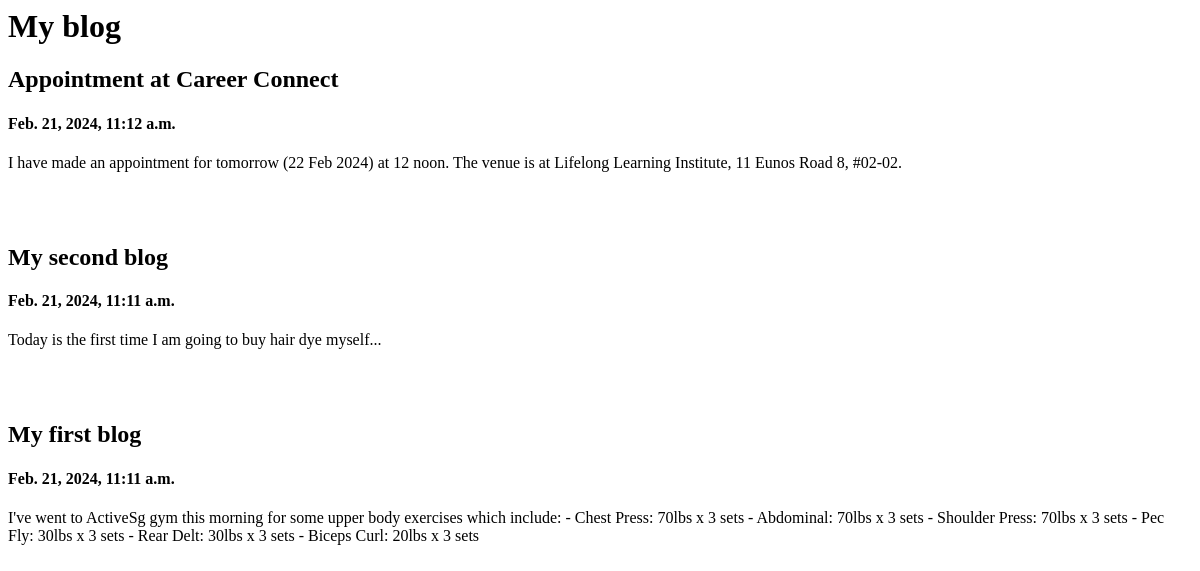
/blog/, run on an earlier commit of the app's database.
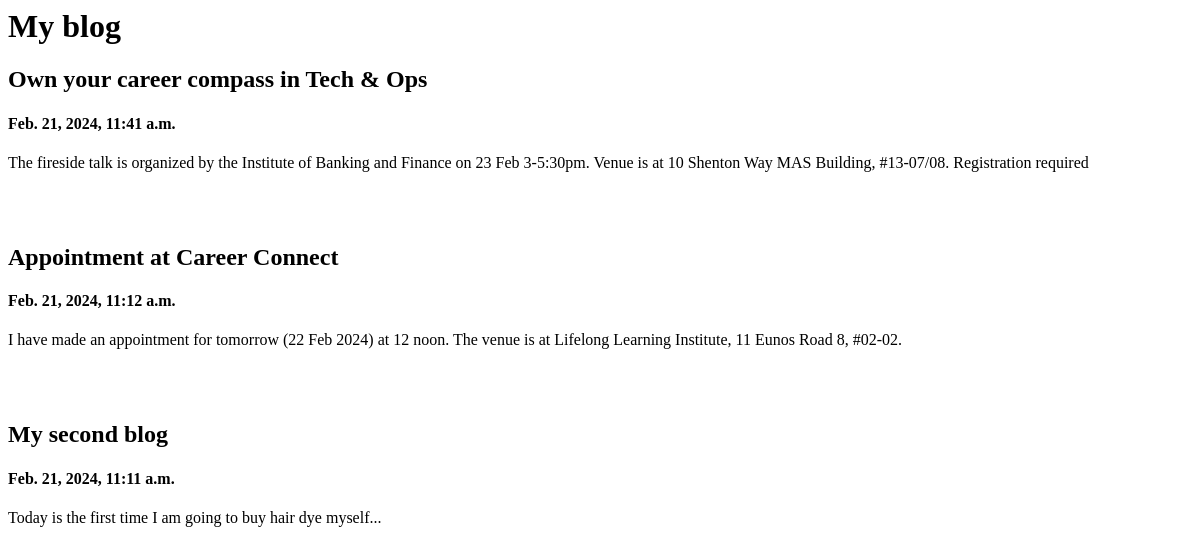
And on a later commit of the database.
### blog/models.py (models this page shows)
class Blog(models.Model):
    title = models.CharField(max_length=50)
    created_on = models.DateTimeField(default=timezone.now)
    message = models.TextField()

### blog/views.py (the view)
# urls.py: path("", views.all_blogs, name="all_blogs"),
def all_blogs(request):
    blogs = Blog.objects.order_by("-created_on")[:3]
    return render(request, "blog/all_blogs.html", {"blogs": blogs})

### blog/templates/blog/all_blogs.html (shortened to what this page needs)
<h1>My blog</h1>
{% for blog in blogs %}
    <h2>{{ blog.title }}</h2>
    <h4>{{ blog.created_on }}</h4>
    <p>{{ blog.message }}</p>
{% endfor %}

What changed in the data, as far as the page shows it:
no longer on this page (row unchanged): Blog: title "My first blog", created_on "Feb. 21, 2024, 11:11 a.m.", message "I've went to ActiveSg gym this morning for some upper body exercises which include: - Chest Press: 70lbs x 3 sets - Abdominal: 70lbs x 3 sets - Shoulder Press: 70lbs x 3 sets - Pec Fly: 30lbs x 3 sets - Rear Delt: 30lbs x 3 sets - Biceps Curl: 20lbs x 3 sets"
added Blog: title "Own your career compass in Tech & Ops", created_on "Feb. 21, 2024, 11:41 a.m.", message "The fireside talk is organized by the Institute of Banking and Finance on 23 Feb 3-5:30pm. Venue is at 10 Shenton Way MAS Building, #13-07/08. Registration required"
